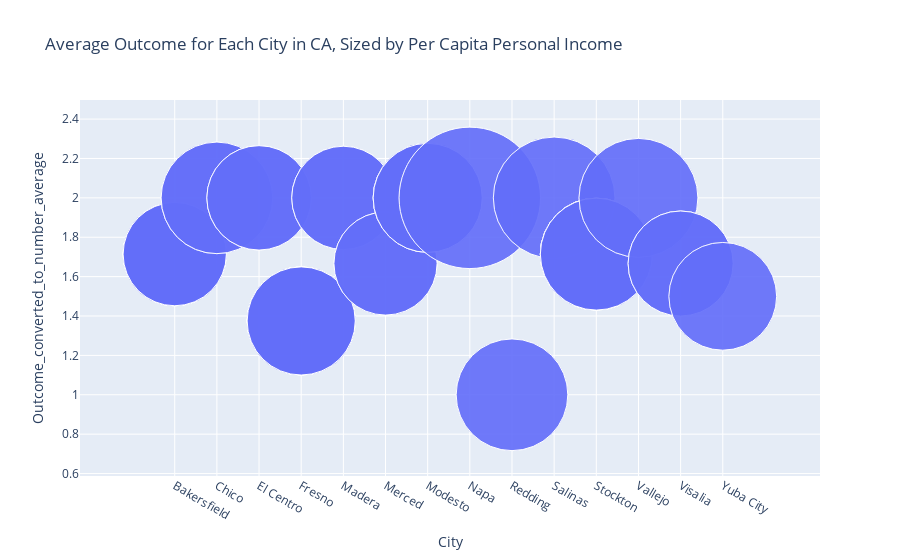

Write notebook code for a chart like this one.
### Code cell
inner_merge_dialysis_income_MI = inner_merge_dialysis_income[inner_merge_dialysis_income["State"]=="CA"]
#display(inner_merge_dialysis_income_MI)
fig = px.scatter(inner_merge_dialysis_income_MI, x="City", y="Outcome_converted_to_number_average", size = "Per_capita_personal_income_2020", size_max=100, title = "Average Outcome for Each City in CA, Sized by Per Capita Personal Income")
fig.show()

### Figure 1 — Plotly figure (JSON) as saved in the notebook; plotly's stock layout.template omitted (floating-point values rounded to 4 significant figures)
{"data": [{"hoverlabel": {"namelength": 0}, "hovertemplate": "City=%{x}<br>Outcome_converted_to_number_average=%{y}<br>Per_capita_personal_income_2020=%{marker.size}", "legendgroup": "", "marker": {"color": "#636efa", "size": [44063, 44063, 44063, 44063, 44063, 44063, 44063, 51402, 51402, 51402, 45021, 45021, 45021, 48312, 48312, 48312, 48312, 48312, 48312, 48312, 48312, 44072, 44072, 44072, 43980, 43980, 43980, 49128, 49128, 49128, 49128, 82643, 82643, 51514, 51514, 61105, 61105, 51766, 51766, 51766, 51766, 51766, 51766, 51766, 58406, 58406, 45556, 45556, 45556, 47947, 47947], "sizemode": "area", "sizeref": 8.264, "symbol": "circle"}, "mode": "markers", "name": "", "showlegend": false, "type": "scatter", "x": ["Bakersfield", "Bakersfield", "Bakersfield", "Bakersfield", "Bakersfield", "Bakersfield", "Bakersfield", "Chico", "Chico", "Chico", "El Centro", "El Centro", "El Centro", "Fresno", "Fresno", "Fresno", "Fresno", "Fresno", "Fresno", "Fresno", "Fresno", "Madera", "Madera", "Madera", "Merced", "Merced", "Merced", "Modesto", "Modesto", "Modesto", "Modesto", "Napa", "Napa", "Redding", "Redding", "Salinas", "Salinas", "Stockton", "Stockton", "Stockton", "Stockton", "Stockton", "Stockton", "Stockton", "Vallejo", "Vallejo", "Visalia", "Visalia", "Visalia", "Yuba City", "Yuba City"], "xaxis": "x", "y": [1.714, 1.714, 1.714, 1.714, 1.714, 1.714, 1.714, 2, 2, 2, 2, 2, 2, 1.375, 1.375, 1.375, 1.375, 1.375, 1.375, 1.375, 1.375, 2, 2, 2, 1.667, 1.667, 1.667, 2, 2, 2, 2, 2, 2, 1, 1, 2, 2, 1.714, 1.714, 1.714, 1.714, 1.714, 1.714, 1.714, 2, 2, 1.667, 1.667, 1.667, 1.5, 1.5], "yaxis": "y"}], "layout": {"legend": {"itemsizing": "constant", "tracegroupgap": 0}, "title": {"text": "Average Outcome for Each City in CA, Sized by Per Capita Personal Income"}, "xaxis": {"anchor": "y", "domain": [0, 1], "title": {"text": "City"}}, "yaxis": {"anchor": "x", "domain": [0, 1], "title": {"text": "Outcome_converted_to_number_average"}}}}
